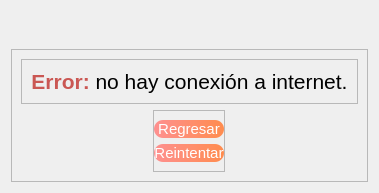
                   <widget class="QWidget" name="error_search">
                    <layout class="QVBoxLayout" name="verticalLayout_15">
                     <item>
                      <widget class="QFrame" name="frame_25">
                       <property name="enabled">
                        <bool>true</bool>
                       </property>
                       <property name="minimumSize">
                        <size>
                         <width>0</width>
                         <height>0</height>
                        </size>
                       </property>
                       <property name="maximumSize">
                        <size>
                         <width>16777215</width>
                         <height>113</height>
                        </size>
                       </property>
                       <property name="frameShape">
                        <enum>QFrame::NoFrame</enum>
                       </property>
                       <property name="frameShadow">
                        <enum>QFrame::Raised</enum>
                       </property>
                       <layout class="QHBoxLayout" name="horizontalLayout_17">
                        <item>
                         <widget class="QLabel" name="icon_wifi_off">
                          <property name="text">
                           <string/>
                          </property>
                          <property name="pixmap">
                           <pixmap>../icons/wifi_off.png</pixmap>
                          </property>
                          <property name="scaledContents">
                           <bool>false</bool>
                          </property>
                          <property name="alignment">
                           <set>Qt::AlignCenter</set>
                          </property>
                         </widget>
                        </item>
                       </layout>
                      </widget>
                     </item>
                     <item>
                      <widget class="QFrame" name="frame_26">
                       <property name="frameShape">
                        <enum>QFrame::StyledPanel</enum>
                       </property>
                       <property name="frameShadow">
                        <enum>QFrame::Raised</enum>
                       </property>
                       <layout class="QVBoxLayout" name="verticalLayout_16">
                        <item>
                         <widget class="QFrame" name="frame_27">
                          <property name="maximumSize">
                           <size>
                            <width>16777215</width>
                            <height>50</height>
                           </size>
                          </property>
                          <property name="frameShape">
                           <enum>QFrame::StyledPanel</enum>
                          </property>
                          <property name="frameShadow">
                           <enum>QFrame::Raised</enum>
                          </property>
                          <layout class="QHBoxLayout" name="horizontalLayout_18">
                           <item>
                            <widget class="QLabel" name="label">
                             <property name="text">
                              <string>&lt;html&gt;&lt;head/&gt;&lt;body&gt;&lt;p&gt;&lt;span style=&quot; font-size:16pt; font-weight:700; color:#ca5753;&quot;&gt;Error:&lt;/span&gt;&lt;span style=&quot; font-size:16pt;&quot;&gt; no hay conexión a internet.&lt;/span&gt;&lt;/p&gt;&lt;/body&gt;&lt;/html&gt;</string>
                             </property>
                             <property name="alignment">
                              <set>Qt::AlignCenter</set>
                             </property>
                            </widget>
                           </item>
                          </layout>
                         </widget>
                        </item>
                        <item alignment="Qt::AlignHCenter">
                         <widget class="QFrame" name="frame_28">
                          <property name="sizePolicy">
                           <sizepolicy hsizetype="Expanding" vsizetype="Preferred">
                            <horstretch>0</horstretch>
                            <verstretch>0</verstretch>
                           </sizepolicy>
                          </property>
                          <property name="maximumSize">
                           <size>
                            <width>110</width>
                            <height>16777215</height>
                           </size>
                          </property>
                          <property name="layoutDirection">
                           <enum>Qt::LeftToRight</enum>
                          </property>
                          <property name="styleSheet">
                           <string notr="true">QPushButton {
border: none;
background-color: qlineargradient(spread:pad, x1:0, y1:0.517, x2:1, y2:0.505682, stop:0 rgba(254, 144, 144, 255), stop:1 rgba(255, 140, 78, 255));
color: white;
border-radius: 9px;
font-size: 15px;
}</string>
                          </property>
                          <property name="frameShape">
                           <enum>QFrame::StyledPanel</enum>
                          </property>
                          <property name="frameShadow">
                           <enum>QFrame::Raised</enum>
                          </property>
                          <layout class="QVBoxLayout" name="verticalLayout_17">
                           <property name="leftMargin">
                            <number>0</number>
                           </property>
                           <property name="rightMargin">
                            <number>0</number>
                           </property>
                           <item>
                            <widget class="QPushButton" name="btn_back">
                             <property name="sizePolicy">
                              <sizepolicy hsizetype="Expanding" vsizetype="Expanding">
                               <horstretch>0</horstretch>
                               <verstretch>0</verstretch>
                              </sizepolicy>
                             </property>
                             <property name="maximumSize">
                              <size>
                               <width>190</width>
                               <height>35</height>
                              </size>
                             </property>
                             <property name="text">
                              <string>Regresar</string>
                             </property>
                             <property name="icon">
                              <iconset>
                               <normaloff>../icons/arrow-left.svg</normaloff>../icons/arrow-left.svg</iconset>
                             </property>
                            </widget>
                           </item>
                           <item>
                            <widget class="QPushButton" name="btn_reload">
                             <property name="sizePolicy">
                              <sizepolicy hsizetype="Expanding" vsizetype="Expanding">
                               <horstretch>0</horstretch>
                               <verstretch>0</verstretch>
                              </sizepolicy>
                             </property>
                             <property name="maximumSize">
                              <size>
                               <width>190</width>
                               <height>35</height>
                              </size>
                             </property>
                             <property name="text">
                              <string>Reintentar</string>
                             </property>
                             <property name="icon">
                              <iconset>
                               <normaloff>../icons/arrow-clockwise.svg</normaloff>../icons/arrow-clockwise.svg</iconset>
                             </property>
                            </widget>
                           </item>
                          </layout>
                         </widget>
                        </item>
                       </layout>
                      </widget>
                     </item>
                    </layout>
                   </widget>
